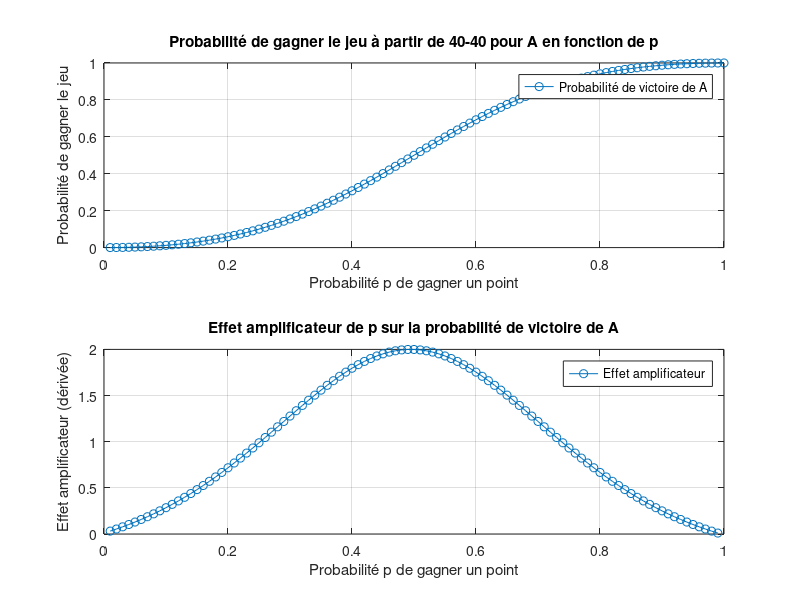

This chart was generated by the following MATLAB code:
p_values = 0.01:0.01:1.0;
prob_victoire_A = zeros(size(p_values));  % Probabilité de victoire de A pour chaque p après avoir atteint 40-40

for i = 1:length(p_values)
    p = p_values(i);
    T = [
        0,   0,   0,   0,   0,   0,   0,   0,   0,   0,   0,   0,   0,   0,   0,   0,   0,   0,   0,   0;  % S0
        p,   0,   0,   0,   0,   0,   0,   0,   0,   0,   0,   0,   0,   0,   0,   0,   0,   0,   0,   0;  % S1
        1-p, 0,   0,   0,   0,   0,   0,   0,   0,   0,   0,   0,   0,   0,   0,   0,   0,   0,   0,   0;  % S2
        0,   p,   0,   0,   0,   0,   0,   0,   0,   0,   0,   0,   0,   0,   0,   0,   0,   0,   0,   0;  % S3
        0, 1-p,   p,   0,   0,   0,   0,   0,   0,   0,   0,   0,   0,   0,   0,   0,   0,   0,   0,   0;  % S4
        0,   0, 1-p,   0,   0,   0,   0,   0,   0,   0,   0,   0,   0,   0,   0,   0,   0,   0,   0,   0;  % S5
        0,   0,   0,   0,   0,   0,   0,   p, 1-p,   0,   0,   0,   0,   0,   0,   0,   0,   0,   0,   0;  % S6
        0,   0,   0,   0, 1-p,   p,   0,   0,   0,   0,   0,   0,   0,   0,   0,   0,   0,   0,   0,   0;  % S7
        0,   0,   0, 1-p,   p,   0,   0,   0,   0,   0,   0,   0,   0,   0,   0,   0,   0,   0,   0,   0;  % S8
        0,   0,   0,   p,   0,   0,   0,   0,   0,   0,   0,   0,   0,   0,   0,   0,   0,   0,   0,   0;  % S9
        0,   0,   0,   0,   0, 1-p,   0,   0,   0,   0,   0,   0,   0,   0,   0,   0,   0,   0,   0,   0;  % S10
        0,   0,   0,   0,   0,   0,   0, 1-p,   0,   0,   p,   0,   0,   0,   0,   0,   0,   0,   0,   0;  % S11
        0,   0,   0,   0,   0,   0,   0,   0,   p, 1-p,   0,   0,   0,   0,   0,   0,   0,   0,   0,   0;  % S12
        0,   0,   0,   0,   0,   0,   p,   0,   0,   0,   0,   0, 1-p,   0,   0,   0,   0,   0,   0,   0;  % S13
        0,   0,   0,   0,   0,   0, 1-p,   0,   0,   0,   0,   p,   0,   0,   0,   0,   0,   0,   0,   0;  % S14
        0,   0,   0,   0,   0,   0,   0,   0,   0,   0,   0,   0,   0, 1-p,   p,   0,   p, 1-p,   0,   0;  % S15 (40-40)
        0,   0,   0,   0,   0,   0,   0,   0,   0,   0,   0,   0,   0,   0,   0, 1-p,   0,   0,   0,   0;  % S16 (40-A)
        0,   0,   0,   0,   0,   0,   0,   0,   0,   0,   0,   0,   0,   0,   0,   p,   0,   0,   0,   0;  % S17 (A-40)
        0,   0,   0,   0,   0,   0,   0,   0,   0,   p,   0,   0,   p,   p,   0,   0,   0,   p,   1,   0;  % SF1 (Victoire A)
        0,   0,   0,   0,   0,   0,   0,   0,   0,   0, 1-p, 1-p,   0,   0, 1-p,   0, 1-p,   0,   0,   1;  % SF2 (Victoire B)
    ];
    
    % Initialiser le vecteur état en commençant à "40-40" (S15)
    v = zeros(20, 1);
    v(16) = 1;

    % Itérer jusqu'à la convergence
    iterations = 100;
    for k = 1:iterations
        v = T * v;
    end
    prob_victoire_A(i) = v(19);
end

% Calcul de la dérivée
derivee = diff(prob_victoire_A) ./ diff(p_values);

% Graphiques
figure;
subplot(2, 1, 1);
plot(p_values, prob_victoire_A, '-o', 'DisplayName', 'Probabilité de victoire de A');
xlabel('Probabilité p de gagner un point');
ylabel('Probabilité de gagner le jeu');
title('Probabilité de gagner le jeu à partir de 40-40 pour A en fonction de p');
legend;
grid on;

subplot(2, 1, 2);
plot(p_values(1:end-1), derivee, '-o', 'DisplayName', 'Effet amplificateur');
xlabel('Probabilité p de gagner un point');
ylabel('Effet amplificateur (dérivée)');
title('Effet amplificateur de p sur la probabilité de victoire de A');
legend;
grid on;
